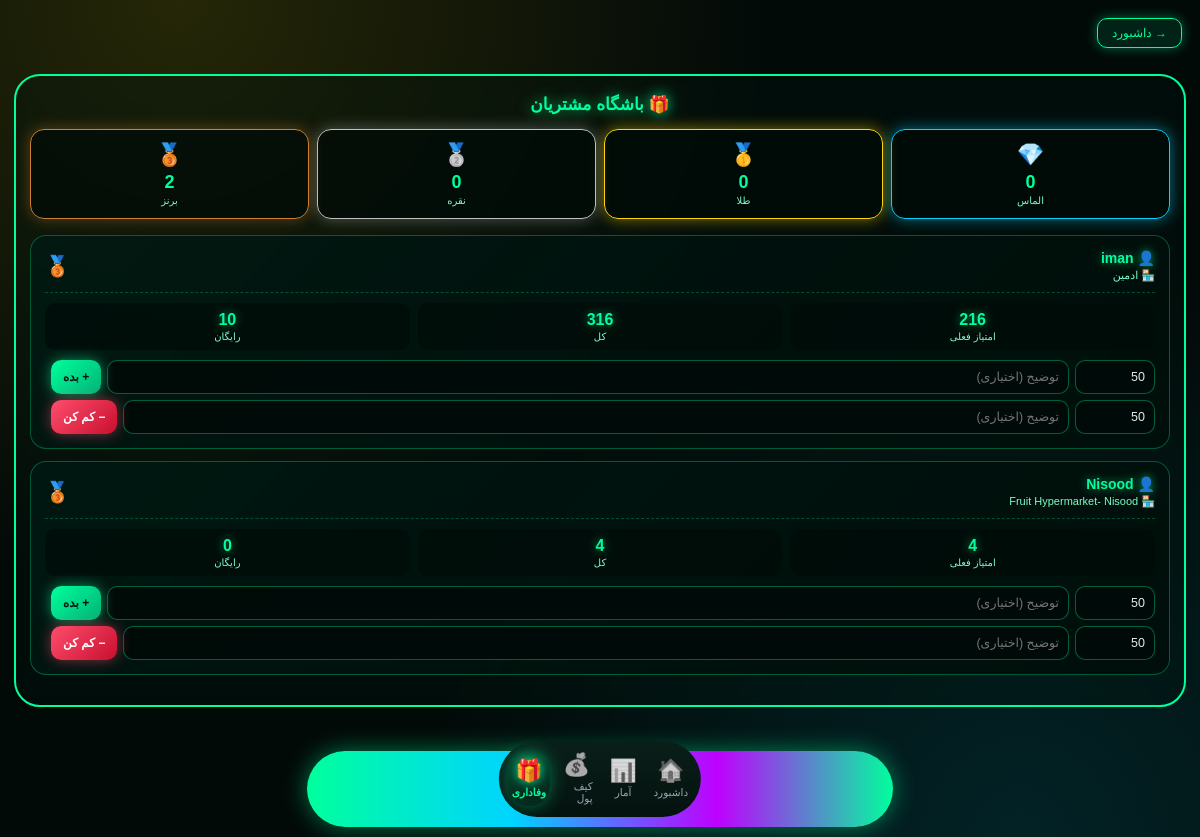
Screenshot of /admin/loyalty (signed in) with the database file from the repository.
### tables this page shows
CREATE TABLE users (
        id INTEGER PRIMARY KEY AUTOINCREMENT,
        username TEXT UNIQUE NOT NULL,
        password TEXT NOT NULL,
        shop_name TEXT,
        phone TEXT,
        start_date TIMESTAMP DEFAULT CURRENT_TIMESTAMP,
        end_date TIMESTAMP,
        status TEXT DEFAULT 'active',
        created_at TIMESTAMP DEFAULT CURRENT_TIMESTAMP, sms_limit INTEGER DEFAULT 1000, theme TEXT DEFAULT 'neon', shop_image TEXT DEFAULT '', shop_banner TEXT DEFAULT '', shop_code TEXT);

### loyalty_routes.py (the view)
@loyalty_bp.route('/admin/loyalty')
def admin_loyalty():
    if not _is_admin(): return redirect('/admin/login')
    rows = get_all_loyalty()
    tiers = count_tier_users()
    return render_template('admin_loyalty.html',
        rows=rows, tiers=tiers,
        current_settings=_cs())

### app.py (called while the page is built)
@app.context_processor
def inject_global_settings():
    try:
        if session.get("is_admin"):
            s = get_admin_settings()
        elif session.get("user_id"):
            s = get_user_settings(session["user_id"])
        else:
            s = {"avatar": None, "bg": None, "theme": "neon"}
    except Exception:
        s = {"avatar": None, "bg": None, "theme": "neon"}
    return {"current_settings": s}

@app.after_request
def _security_headers(response):
    if response.content_type and 'text/html' in response.content_type:
        response.headers["Cache-Control"] = "no-store, no-cache, must-revalidate, max-age=0"
        response.headers["Pragma"] = "no-cache"
        response.headers["Expires"] = "0"
    """هدرهای امنیتی"""
    response.headers["X-Content-Type-Options"] = "nosniff"
    response.headers["X-Frame-Options"] = "SAMEORIGIN"
    response.headers["X-XSS-Protection"] = "1; mode=block"
    response.headers["Referrer-Policy"] = "no-referrer"
    response.headers["Permissions-Policy"] = "geolocation=(), microphone=(), camera=()"
    return response

### database.py (called while the page is built, shortened)
def get_user_settings(user_id):
    import time
    now = time.time()
    key = f'settings_{user_id}'
    if key in _CACHE and (now - _CACHE_TIME.get(key, 0)) < CACHE_TTL:
        return _CACHE[key]

def get_admin_settings():
    return get_user_settings(ADMIN_ID)

def get_all_loyalty():
    conn = sqlite3.connect('panel.db')
    c = conn.cursor()
    c.execute("""
        SELECT u.id, u.username, u.shop_name,
               COALESCE(l.points,0), COALESCE(l.total_points,0),
               COALESCE(l.tier,'bronze'), COALESCE(l.free_sms,0)
        FROM users u LEFT JOIN loyalty l ON l.user_id = u.id
        ORDER BY l.total_points DESC
    """)
    rows = c.fetchall()
    conn.close()
    return rows

def count_tier_users():
    conn = sqlite3.connect('panel.db')
    c = conn.cursor()
    c.execute("SELECT tier, COUNT(*) FROM loyalty GROUP BY tier")
    rows = dict(c.fetchall())
    conn.close()
    return rows

### loyalty_routes.py (called while the page is built)
def _is_admin(): return bool(session.get('is_admin'))

def _cs(uid=None):
    try: return get_user_settings(uid or 1)
    except: return None

### templates/admin_loyalty.html (shortened to what this page needs)
<!DOCTYPE html>
<html lang="fa" dir="rtl">
<head>
<link href="https://cdn.jsdelivr.net/gh/rastikerdar/vazirmatn@v33.003/Vazirmatn-font-face.css" rel="stylesheet">
<link rel="stylesheet" href="/static/scroll-fix.css"><link rel="icon" type="image/png" href="/static/icons/icon-192.png"><link rel="apple-touch-icon" href="/static/apple-touch-icon.png"></head>
<body>
<a class="back-btn" href="/admin/dashboard">→ داشبورد</a>
<div class="frame">
  <div class="page-title">🎁 باشگاه مشتریان</div>
  <div class="tier-stats">
    <div class="tier-stat ts-diamond"><span class="ic">💎</span><div class="n">{{ tiers.get('diamond', 0) }}</div><div class="lbl">الماس</div></div>
    <div class="tier-stat ts-gold"><span class="ic">🥇</span><div class="n">{{ tiers.get('gold', 0) }}</div><div class="lbl">طلا</div></div>
    <div class="tier-stat ts-silver"><span class="ic">🥈</span><div class="n">{{ tiers.get('silver', 0) }}</div><div class="lbl">نقره</div></div>
    <div class="tier-stat ts-bronze"><span class="ic">🥉</span><div class="n">{{ tiers.get('bronze', 0) }}</div><div class="lbl">برنز</div></div>
  </div>
  {% if rows %}
    {% for r in rows %}
      <div class="user-item" style="animation-delay:{{ loop.index0 * 0.05 }}s">
        <div class="user-head">
          <div>
            <div class="u-name">👤 {{ r[1] }}</div>
            <div class="u-shop">🏪 {{ r[2] or '-' }}</div>
          </div>
          <div class="u-tier">
            {% if r[5] == 'diamond' %}💎{% elif r[5] == 'gold' %}🥇{% elif r[5] == 'silver' %}🥈{% else %}🥉{% endif %}
          </div>
        </div>
        <div class="user-stats">
          <div class="stat"><div class="stat-v">{{ r[3] }}</div><div class="stat-l">امتیاز فعلی</div></div>
          <div class="stat"><div class="stat-v">{{ "{:,}".format(r[4]) }}</div><div class="stat-l">کل</div></div>
          <div class="stat"><div class="stat-v">{{ r[6] }}</div><div class="stat-l">رایگان</div></div>
        </div>
        <form method="POST" action="/admin/loyalty/{{ r[0] }}/add" class="add-row">
          <input type="number" name="points" placeholder="امتیاز" value="50" required>
          <input type="text" name="note" placeholder="توضیح (اختیاری)">
          <button class="add-btn b-plus" type="submit">+ بده</button>
        </form>
        <form method="POST" action="/admin/loyalty/{{ r[0] }}/add" class="add-row" style="margin-top:6px">
          <input type="number" name="points" placeholder="امتیاز" value="50" required>
          <input type="text" name="note" placeholder="توضیح (اختیاری)">
          <button class="add-btn b-minus" type="submit">− کم کن</button>
        </form>
      </div>
    {% endfor %}
  {% else %}
    <div class="empty">📭 هنوز کاربری نداره</div>
  {% endif %}
</div>
<div class="nav-wrap">
  <div class="bottom-nav">
    <a class="nav-item" href="/admin/dashboard"><span class="ic">🏠</span><span>داشبورد</span></a>
    <a class="nav-item" href="/admin/stats"><span class="ic">📊</span><span>آمار</span></a>
    <a class="nav-item" href="/admin/wallets"><span class="ic">💰</span><span>کیف پول</span></a>
    <a class="nav-item active" href="/admin/loyalty"><span class="ic">🎁</span><span>وفاداری</span></a>
  </div>
</div>
{% include "_global_bg.html" %}
</body>
</html>

### static/scroll-fix.css (style rules this page uses)
html { overflow-x:hidden!important;overflow-y:scroll!important;height:auto!important;max-height:none!important;min-height:100%!important }
body { overflow-x:clip!important;overflow-y:visible!important;height:auto!important;max-height:none!important;min-height:100vh!important;position:relative!important }
body::before,body::after { pointer-events:none!important }
.bottom-nav,.nw,.nav-wrap { position:fixed!important;bottom:10px!important;left:50%!important;transform:translateX(-50%)!important;z-index:9999!important;max-width:calc(100% - 30px)!important }

### static/app-feel.css (style rules this page uses)
* { -webkit-tap-highlight-color:transparent;-webkit-touch-callout:none }
html,body { overscroll-behavior:none;-webkit-overflow-scrolling:touch }
body { user-select:none;-webkit-user-select:none }
input,textarea { user-select:text !important;-webkit-user-select:text !important }
button,a.btn,.ni,.tab,.cat,.main-cat,.prod,.shop,.cart { transition:transform .15s ease,box-shadow .3s ease; }
.page-fade { animation:pageFade .3s ease-out }

### rows the page displays
users: username "iman", shop_name "ادمین", r "216", r "316", r "10"
users: username "Nisood", shop_name "Fruit Hypermarket- Nisood", r "4", r "0"

### other values shown
{{ tiers.get('diamond', 0) }} "0"
{{ tiers.get('gold', 0) }} "0"
{{ tiers.get('silver', 0) }} "0"
{{ tiers.get('bronze', 0) }} "2"
